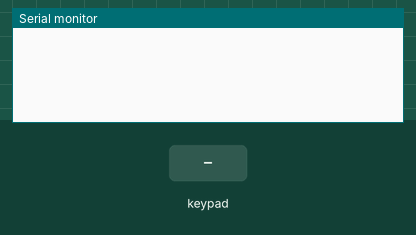
The sketch below on a simulated Arduino Uno, built with avr-gcc and run on an emulated ATmega328P. Shown: the last lines printed to the serial monitor. The test bench sets the inputs (shaded band).

Above: at 2.8 s.
2.9 s: key '1' pressed
At 4.1 s:
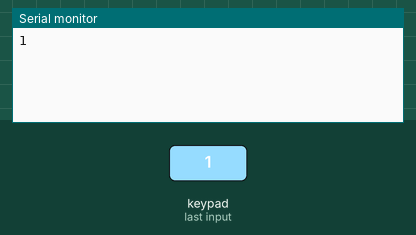
4.5 s: keypad keys 7 6 5 4 A pressed 1.432 s apart
At 6.4 s:
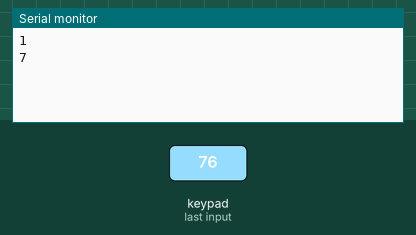
15.7 s: key 'B' pressed
19.8 s: key 'C' pressed
23.9 s: key 'F' pressed
At 27.5 s:
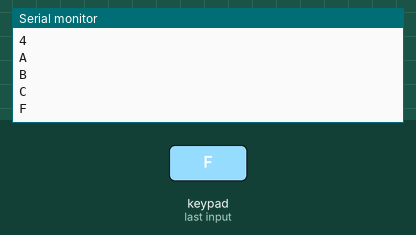
28.0 s: keypad keys 7 6 5 4 D pressed 1.432 s apart
At 31.0 s:
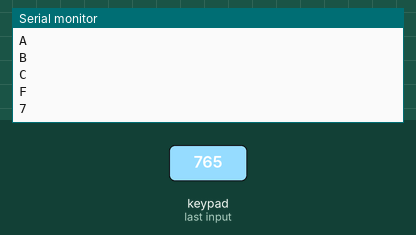
Timing chart, 0 to 32.5 s (numbered marks = the images above; inputs shaded):
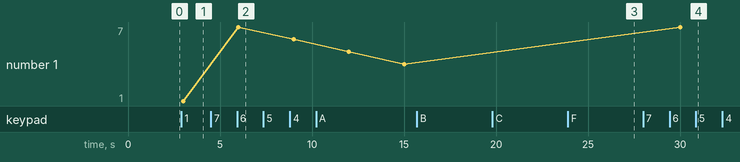

The sketch:

Exc4.ino
```cpp
// (C) Mohamed Taha Jasser, Nadman Faisal, Zahid Hasan, group: 6 (2025)
// Work package 3
// Exercise 4
// Submission code: 482740 (provided by your TA-s)

#include <Keypad.h>               // Keypad library

const byte ROWS = 4;              // 4 bytes for 4 rows
const byte COLS = 4;              // 4 bytes for 4 columns

// 2D array representing the keypad values
char hexaKeys[ROWS][COLS] = {
  {'1', '2', '3', 'A'},
  {'4', '5', '6', 'B'},
  {'7', '8', '9', 'C'},
  {'F', '0', 'E', 'D'},
};

byte rowPins[ROWS] = {11, 10, 9, 8};      // The pins for the rows
byte colPins[COLS] = {7, 6, 5, 4};        // The pins for the columns

Keypad keypad = Keypad( makeKeymap(hexaKeys), rowPins, colPins, ROWS, COLS);        // Configures the rows and cols pins to the Keypad

void setup(){
  Serial.begin(9600);             // Initializes the serial to print the characters
}

void loop(){
  char key = keypad.getKey();     // Returns the value of the key that is pressed

  if (key) {                      // If there is a key that has been returned
    Serial.println(key);          // Prints the key on the serial
  }

  delay(1000);                    // Delay for 1 second
}
```

Measured:
- after the input at 2.9 s, the serial monitor: prints a new line after 0.10 s (image 1)
- after the input at 4.5 s, the serial monitor: prints a new line after 1.5 s (image 2)
- after the input at 23.9 s, the serial monitor: prints a new line after 3.1 s (image 3)
- after the input at 28.0 s, the serial monitor: prints a new line after 2.0 s (image 4)
- plotted number 1: 1 → 4 after the input at 4.5 s
